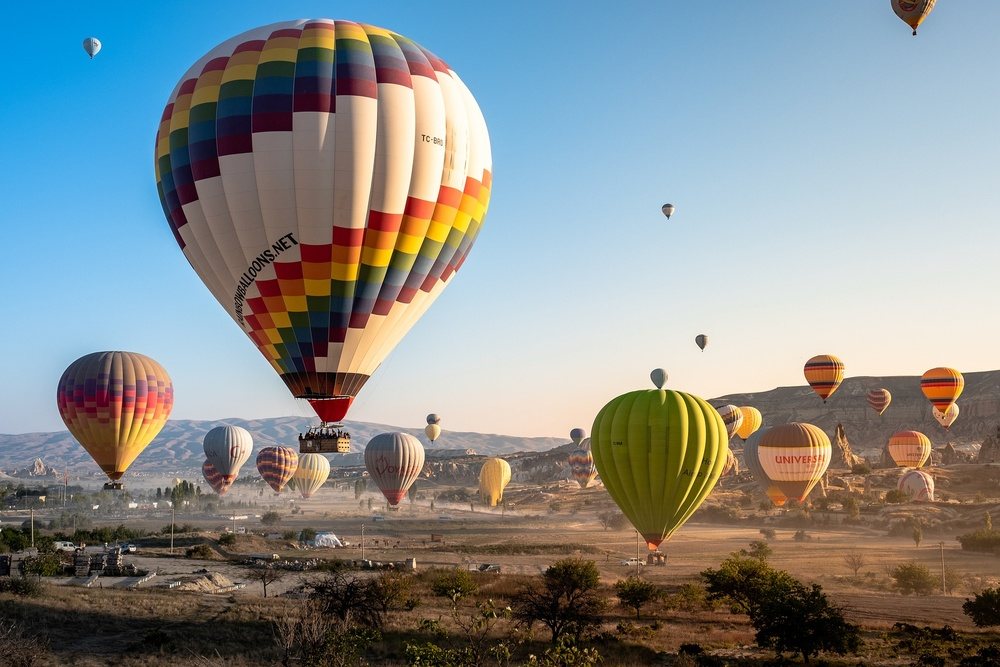
#> input picture img/gambar.jpg, 1000 x 667 px, shrunk from 1920 x 1280 before the run
$ python histogram.py
#> lines starting #> are read from the running program, lines starting #| are printed output that depends on the picture
from matplotlib import pyplot
from os.path import basename
from os.path import splitext
from PIL import Image

def get_file_name(file_path):
    # https://stackoverflow.com/a/678266/9157799
    return splitext(basename(file_path))[0]

def tampilkan_histogram(r, g, b, gambar):
    intensitas = list(range(256))
    lebar_bar = 0.3

    # https://stackoverflow.com/q/9304408/9157799
    intensitas = [i-lebar_bar for i in intensitas]
    # https://stackoverflow.com/q/14270391/9157799
    pyplot.bar(intensitas, r, width=lebar_bar, color='r')

    intensitas = [i+lebar_bar for i in intensitas]
    pyplot.bar(intensitas, g, width=lebar_bar, color='g')

    intensitas = [i+lebar_bar for i in intensitas]
    pyplot.bar(intensitas, b, width=lebar_bar, color='b')

    pyplot.title('Histogram ' + gambar)
    pyplot.xlabel('Intensitas')
    pyplot.ylabel('Kemunculan')
    pyplot.legend(['R', 'G', 'B'])
    pyplot.show()

def histogram(gambar):
#> called with gambar = 'img/gambar.jpg'
    GAMBAR = Image.open(gambar)
#> GAMBAR is the input picture: PIL image 1000x667 RGB; mean R, G, B 133.6, 139.9, 140.1
    PIXEL = GAMBAR.load()

    ukuran_horizontal = GAMBAR.size[0]
#> ukuran_horizontal = 1000
    ukuran_vertikal = GAMBAR.size[1]
#> ukuran_vertikal = 667

    gambar_r = Image.new('RGB', (ukuran_horizontal, ukuran_vertikal))
#> gambar_r: PIL image 1000x667 RGB; every value is 0
    pixel_r = gambar_r.load()

    gambar_g = Image.new('RGB', (ukuran_horizontal, ukuran_vertikal))
    pixel_g = gambar_g.load()

    gambar_b = Image.new('RGB', (ukuran_horizontal, ukuran_vertikal))
    pixel_b = gambar_b.load()

    # https://stackoverflow.com/q/10712002/9157799
    r = [0] * 256
    g = [0] * 256
    b = [0] * 256

    for x in range(ukuran_horizontal):
        for y in range(ukuran_vertikal):
            intensitas_r = PIXEL[x, y][0]
            intensitas_g = PIXEL[x, y][1]
            intensitas_b = PIXEL[x, y][2]
            r[intensitas_r] += 1
            g[intensitas_g] += 1
            b[intensitas_b] += 1
            pixel_r[x, y] = (intensitas_r, 0, 0)
            pixel_g[x, y] = (0, intensitas_g, 0)
            pixel_b[x, y] = (0, 0, intensitas_b)
#> after the loop, b = 256 values, max 17379 at index 230, min 6 at index 253, mean 2605.5; g = 256 values, max 7540 at index 236, min 128 at index 255, mean 2605.5; r = 256 values, max 9362 at index 255, min 1087 at index 222, mean 2605.5

    gambar_r.save('img/' + get_file_name(gambar) + '_R.jpg')
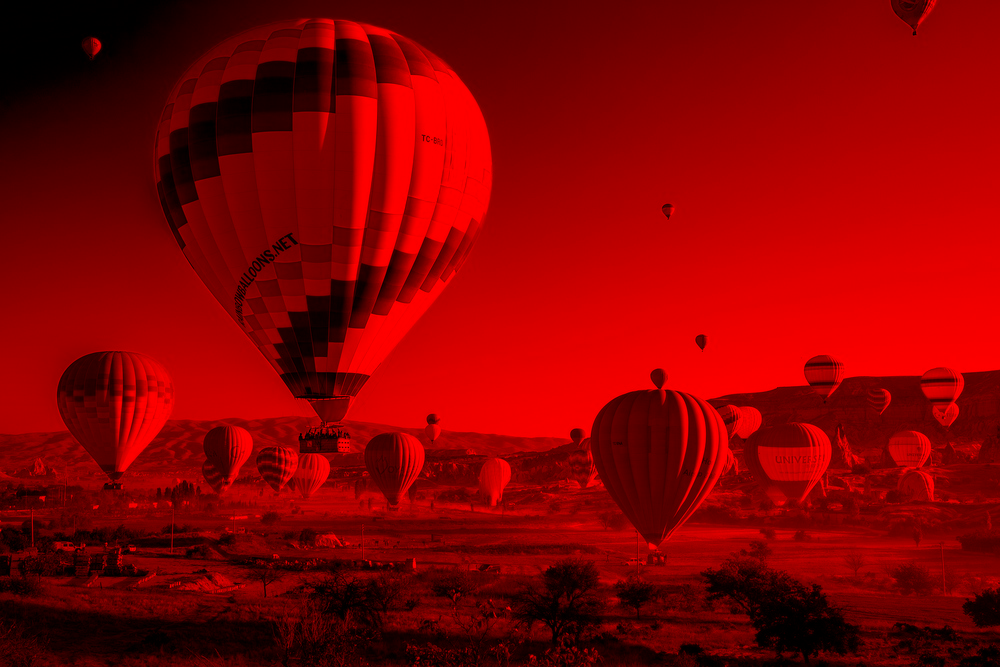
#> saved as gambar_R.jpg: PIL image 1000x667 RGB; mean R, G, B 133.6, 0, 0
    gambar_g.save('img/' + get_file_name(gambar) + '_G.jpg')
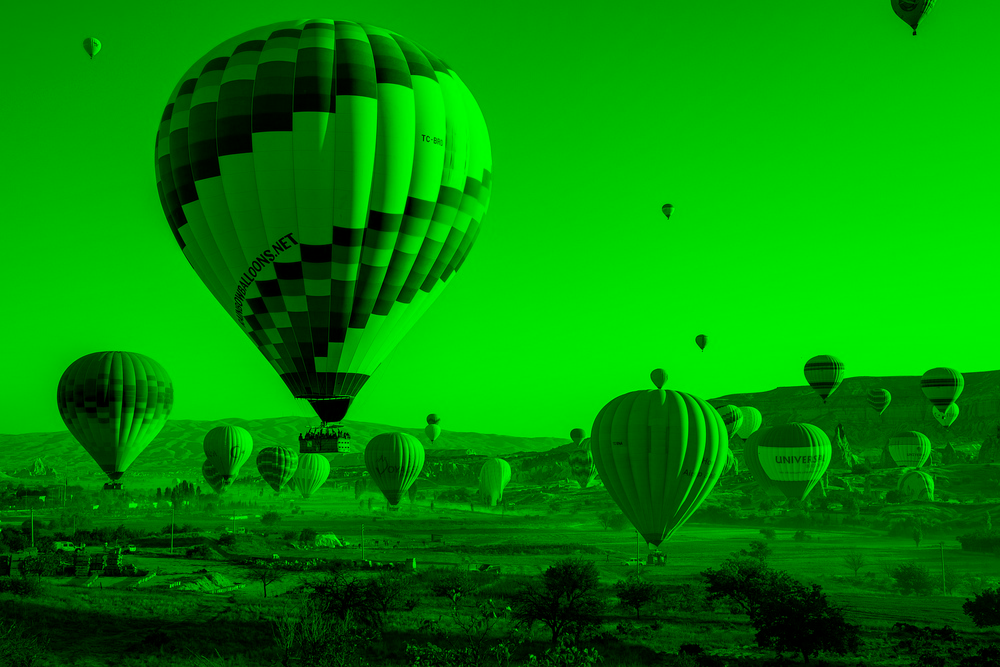
#> saved as gambar_G.jpg: PIL image 1000x667 RGB; mean R, G, B 0, 139.9, 0
    gambar_b.save('img/' + get_file_name(gambar) + '_B.jpg')
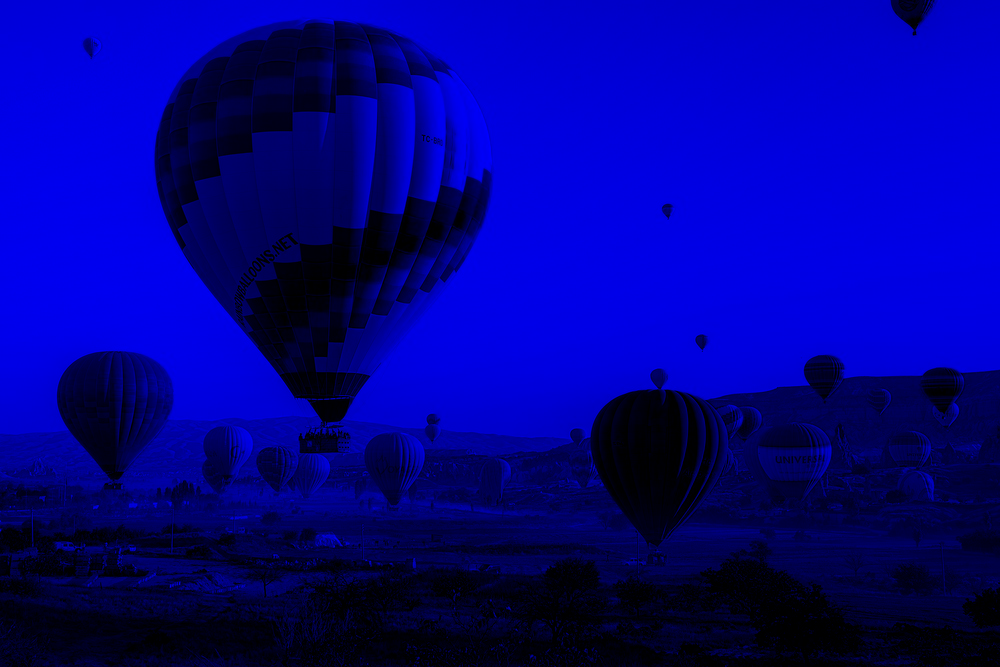
#> saved as gambar_B.jpg: PIL image 1000x667 RGB; mean R, G, B 0, 0, 140.1

    tampilkan_histogram(r, g, b, gambar)
#> in tampilkan_histogram, `intensitas = [i+lebar_bar for i in intensitas]`: intensitas = 256 values from 0 to 255
#> in tampilkan_histogram, `intensitas = [i+lebar_bar for i in intensitas]`: intensitas = 256 values from 0.3 to 255.3
#> in tampilkan_histogram, `pyplot.show()`:
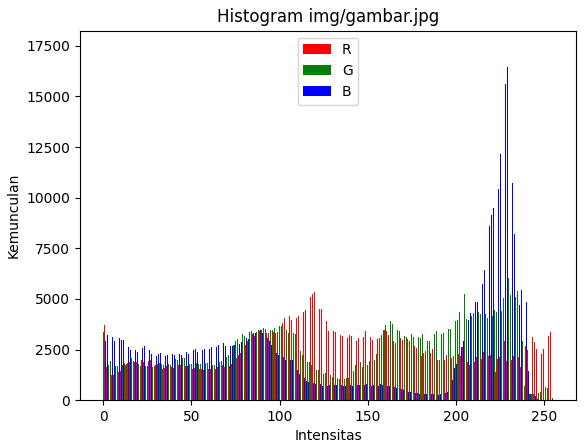
#> figure drawn by matplotlib, 1 panel; tallest bar 9362 high, from x = 254.5 to 254.8; tallest bar 7540 high, from x = 235.8 to 236.2; tallest bar 17379 high, from x = 230.2 to 230.5


histogram('img/gambar.jpg')
